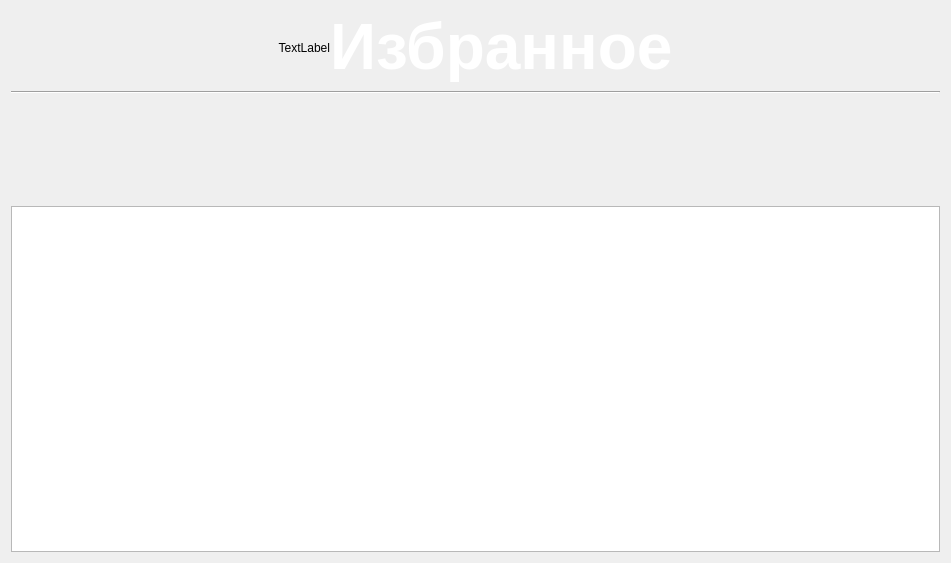
<?xml version="1.0" encoding="UTF-8"?>
<ui version="4.0">
 <class>Form</class>
 <widget class="QWidget" name="Form">
  <property name="geometry">
   <rect>
    <x>0</x>
    <y>0</y>
    <width>951</width>
    <height>563</height>
   </rect>
  </property>
  <property name="windowTitle">
   <string>Form</string>
  </property>
  <layout class="QVBoxLayout" name="verticalLayout">
   <item>
    <layout class="QHBoxLayout" name="horizontalLayout">
     <property name="spacing">
      <number>0</number>
     </property>
     <property name="topMargin">
      <number>0</number>
     </property>
     <item>
      <spacer name="horizontalSpacer_2">
       <property name="orientation">
        <enum>Qt::Horizontal</enum>
       </property>
       <property name="sizeHint" stdset="0">
        <size>
         <width>40</width>
         <height>20</height>
        </size>
       </property>
      </spacer>
     </item>
     <item>
      <widget class="QLabel" name="like_image">
       <property name="text">
        <string>TextLabel</string>
       </property>
       <property name="alignment">
        <set>Qt::AlignRight|Qt::AlignTrailing|Qt::AlignVCenter</set>
       </property>
      </widget>
     </item>
     <item>
      <widget class="QLabel" name="label">
       <property name="font">
        <font>
         <pointsize>48</pointsize>
        </font>
       </property>
       <property name="styleSheet">
        <string notr="true">color: #ffffff;</string>
       </property>
       <property name="text">
        <string>&lt;html&gt;&lt;head/&gt;&lt;body&gt;&lt;p&gt;&lt;span style=&quot; font-size:48pt; font-weight:600;&quot;&gt;Избранное&lt;/span&gt;&lt;/p&gt;&lt;/body&gt;&lt;/html&gt;</string>
       </property>
       <property name="alignment">
        <set>Qt::AlignLeading|Qt::AlignLeft|Qt::AlignTop</set>
       </property>
      </widget>
     </item>
     <item>
      <spacer name="horizontalSpacer">
       <property name="orientation">
        <enum>Qt::Horizontal</enum>
       </property>
       <property name="sizeHint" stdset="0">
        <size>
         <width>40</width>
         <height>20</height>
        </size>
       </property>
      </spacer>
     </item>
    </layout>
   </item>
   <item>
    <widget class="Line" name="line">
     <property name="orientation">
      <enum>Qt::Horizontal</enum>
     </property>
    </widget>
   </item>
   <item>
    <widget class="QWidget" name="widget" native="true">
     <property name="sizePolicy">
      <sizepolicy hsizetype="Preferred" vsizetype="Fixed">
       <horstretch>0</horstretch>
       <verstretch>0</verstretch>
      </sizepolicy>
     </property>
     <property name="minimumSize">
      <size>
       <width>0</width>
       <height>100</height>
      </size>
     </property>
     <property name="maximumSize">
      <size>
       <width>16777215</width>
       <height>100</height>
      </size>
     </property>
     <layout class="QHBoxLayout" name="horizontalLayout_3">
      <item>
       <widget class="QPushButton" name="play_playlist_button">
        <property name="minimumSize">
         <size>
          <width>90</width>
          <height>90</height>
         </size>
        </property>
        <property name="styleSheet">
         <string notr="true">border : 0; background: transparent;</string>
        </property>
        <property name="text">
         <string/>
        </property>
       </widget>
      </item>
      <item>
       <spacer name="horizontalSpacer_3">
        <property name="orientation">
         <enum>Qt::Horizontal</enum>
        </property>
        <property name="sizeHint" stdset="0">
         <size>
          <width>807</width>
          <height>20</height>
         </size>
        </property>
       </spacer>
      </item>
     </layout>
    </widget>
   </item>
   <item>
    <widget class="QTableWidget" name="playlist_table"/>
   </item>
  </layout>
 </widget>
 <resources/>
 <connections/>
</ui>
